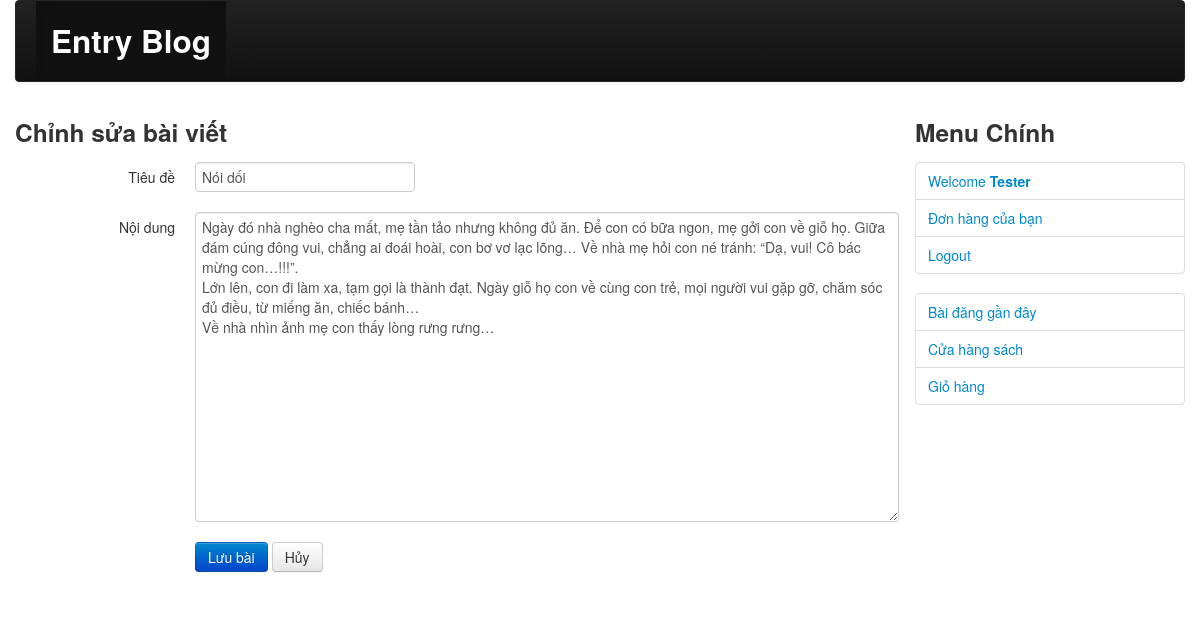
/index.php?c=blog&m=update&entry=3 (signed in), run on the app's committed database.
### tables this page shows
CREATE TABLE IF NOT EXISTS `entrys` (
  `id` int(10) unsigned NOT NULL AUTO_INCREMENT,
  `title` varchar(200) NOT NULL,
  `content` text NOT NULL,
  `posted_day` datetime NOT NULL DEFAULT CURRENT_TIMESTAMP,
  `user_id` int(10) unsigned NOT NULL,
  PRIMARY KEY (`id`),
  KEY `fk_entry_of_user` (`user_id`)
);

### includes/common.php (called while the page is built, shortened)
<?php
function render($file, $data) {
    extract($data);
    include ROOT . DS . 'views' . DS . $file;
}

### controllers/blog.php (called while the page is built, shortened)
<?php
function blog_update(){
    $data = array();
    if (isPostRequest()) {
        $postData = postData();
        $currentUser = isLogged();
        if ($currentUser && model('entry')->update($postData, $_GET['entry'])) {
            redirect('/index.php?c=blog&m=list');
        }
    }else{
        $data['single']=model('entry')->getSingle($_GET['entry']);
    }
    $data['title'] = 'Chỉnh sửa bài viết';
    $data['template_file'] = 'entry/add.php';
    render('layout.php', $data);
 }

### index.php (called while the page is built, shortened)
<?php
require ROOT . DS . 'includes' . DS . 'common.php';
$controller = empty($_GET['c']) ? 'index' : strtolower($_GET['c']);
$method = empty($_GET['m']) ? 'index' : strtolower($_GET['m']);
$c_file = ROOT . DS . 'controllers' . DS . $controller . '.php';
$m_func = $controller . '_' . $method;
if (is_readable($c_file)) {
    call_user_func($m_func);
} else {
    die("Page not found !");
}

### includes/db.php (called while the page is built, shortened)
<?php
function db_get_all($sql) {
    $result = mysql_query($sql);
    $data = array();
    if ($result) {
        while ($row = mysql_fetch_assoc($result)) {
            $data[] = $row;
        }
    }
    return $data;
}

### models/entry.php (called while the page is built, shortened)
<?php
class Entry extends Model {
    public function getSingle($entry_id){
        $sql="SELECT entrys.id, entrys.title, entrys.content, entrys.posted_day, users.name
                from entrys inner join users on entrys.user_id = users.id
                where entrys.id=".esc($entry_id);
        return db_get_all($sql);
    }
}

### views/entry/add.php (the view, shortened to what this page needs)
<h3><?php echo $title ?></h3>
<form id="" class="form-horizontal" method="post" action="">
  <div class="control-group">
    <label class="control-label" for="inputTitle">Tiêu đề</label>
    <div class="controls">
      <input type="text" id="inputTitle" placeholder="Add title.." name="title" <?php if($title==='Chỉnh sửa bài viết'){foreach($single as $s):echo 'value="'.$s['title'].'"'; ?> />
    </div>
  </div>
  <div class="control-group">
    <label class="control-label" >Nội dung</label>
    <div class="controls">
      <textarea class="comment" rows="15" placeholder="Content.." name="content"><?php echo $s['content'];endforeach;} ?></textarea>
    </div>
  </div>
  <div class="control-group">
    <div class="controls">
      <button type="submit" class="btn btn-primary">Lưu bài</button>
      <button type="button" class="btn" onclick="location.href='/index.php?c=blog&m=list'">Hủy</button>
    </div>
  </div>
</form>

### styles/css/styles.css (style rules this page uses)
.comment { width: 100%; }

### data on the page
entrys: title "Nói dối", content "Ngày đó nhà nghèo cha mất, mẹ tần tảo nhưng không đủ ăn. Để con có bữa ngon, mẹ gởi con về giỗ họ. Giữa đám cúng đông vui, chẳng ai đoái hoài, con bơ vơ lạc lõng… Về nhà mẹ hỏi con né tránh: “Dạ, vui! Cô bác mừng con…!!!”. Lớn lên, con đi làm xa, tạm gọi là thành đạt. Ngày giỗ họ con về cùng con trẻ, mọi người vui gặp gỡ, chăm sóc đủ điều, từ miếng ăn, chiếc bánh… Về nhà nhìn ảnh mẹ con thấy lòng rưng rưng…"

### other printed values
$title "Chỉnh sửa bài viết"
$logged['name'] "Tester"
